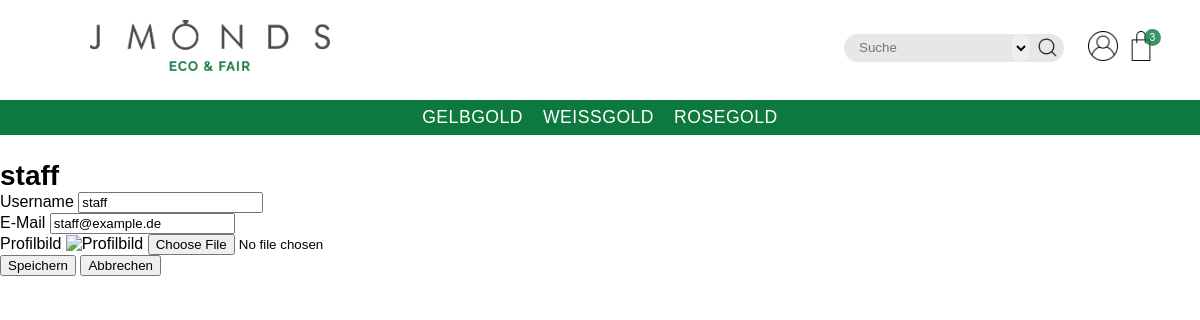
The page /userManagement/profiles/4/edit/ on the database its author committed.
### UserManagement/models.py (models this page shows, shortened)
class MyUser(AbstractUser):
    pass
    profile_picture = models.ImageField(upload_to='picture_uploads/', blank=True, null=True)
    def get_user_cart_amount(self):
        cart = Cart.objects.filter(user_elem=self.id).first()
        if cart:
            amount = 0
            cart_list = CartItem.objects.filter(cart=cart)
            for item in cart_list:
                amount += item.quantity
            return amount
        else:
            return 0

### Cart/models.py (models this page shows, shortened)
class Cart(models.Model):
    timestamp = models.DateTimeField(default=timezone.now)
    user_elem = models.ForeignKey(settings.AUTH_USER_MODEL, on_delete=models.CASCADE, null=True)
    user_ip = models.CharField(max_length=1000)

class CartItem(models.Model):
    product_id = models.IntegerField()
    product_name = models.CharField(max_length=1000)
    product_img_url = models.ImageField(upload_to='product_images/', blank=True, null=True)
    price = models.DecimalField(decimal_places=2, max_digits=10)
    quantity = models.IntegerField(default=1)
    cart = models.ForeignKey(Cart, on_delete=models.CASCADE)

### UserManagement/views.py (the view, shortened to what this page needs)
# urls.py: path('profiles/<int:pk>/edit/', views.profile_edit, name='user_profile_edit'),
def profile_edit(request, **kwargs):
    if request.method == 'POST' and request.POST.__contains__('search_input'):
        return search_script(request)
    user_id = kwargs['pk']
    profile = MyUser.objects.get(id=user_id)
    context = {'user': profile}
    return render(request, 'profile-edit.html', context)

### UserManagement/templates/profile-edit.html (shortened to what this page needs)
{% extends 'base.html' %}
{% load static %}
{% block bodyContent %}
    <div id="edit-page-container">
        <h2>{{ user.username }}</h2>
        <form id="edit-profile-form" enctype="multipart/form-data">
            <div>
                <label for="profile-name">Username</label>
                <input id="profile-name" type="text" name="username" value="{{ user.username }}" data-default="{{ user.username }}" required>
            </div>
            <div>
                <label for="profile-mail">E-Mail</label>
                <input id="profile-mail" type="email" value="{{ user.email }}" data-default="{{ user.email }}" required>
            </div>
            <div>
                <label for="profile-pic">Profilbild</label>
                <img src="{{ user.profile_picture.url }}" alt="Profilbild">
                <input id="profile-pic" type="file">
            </div>
            <div>
                <button id="save_profile_changes" name="save_edited_profile">Speichern</button>
                <button type="submit" name="discard_changes">Abbrechen</button>
            </div>
        </form>
    </div>
{% endblock %}

### templates/base.html (shortened to what this page needs)
{% load static %}
<!DOCTYPE html>
<html lang="de" xmlns="http://www.w3.org/1999/html">
<head>
    <link href="https://unpkg.com/sanitize.css" rel="stylesheet">
    <link href="{% static "style/style.css" %}" rel="stylesheet">
    <link rel="stylesheet" href="https://use.typekit.net/jby6hqc.css">
</head>
<body>
<header>
    <div class="header__elem-wrapper banner-wrapper">
        <div>
           <a href="{%  url 'landing-page' %}"><img src="{% static "assets/logos/Jmonds_logo_ecoFair.png" %}" alt="JMONDS - Eco & Fair"></a>
        </div>
        <div class="elem-wrapper__icon-wrapper">
            <form id="search-container" method="POST">
                <select name="search-type" id="search-select">
                </select>
                <input type="text" placeholder="Suche" name="search_input" id="searchbar">
                <button type="submit"><img src="{% static "assets/icons/search.png" %}" alt="Suchen"></button>
            </form>
            {% if user.is_authenticated %}
                {% block logged_in_content %}
                    <a href="{% url 'user_profile' pk=user.id %}"><img src="{% static "assets/icons/user.png" %}" alt="Profil"></a>
                {% endblock %}
            {% else %}
                {% block not_logged_in_content %}
                    <a href="{% url 'login' %}"><img src="{% static "assets/icons/user.png" %}" alt="Login"></a>
                {% endblock %}
            {% endif %}
            <a href="{% url 'cart-show' %}" class="cart-icon">
                <img src="{% static "assets/icons/shopping-bag.png" %}" alt="Cart">
                {% if user.is_authenticated and user.get_user_cart_amount is not 0 %}
                    <p>{{ user.get_user_cart_amount }}</p>
                {% endif %}
            </a>
        </div>
    </div>
    <div class="header__navbar">
        <ul>
            <li><a href="{% url 'ring-list' query='Gelbgold' %}">Gelbgold</a></li>
            <li><a href="{% url 'ring-list' query='Weißgold' %}">Weißgold</a></li>
            <li><a href="{% url 'ring-list' query='Rosegold' %}">Rosegold</a></li>
        </ul>
    </div>
</header>
<main>
    {% block bodyContent %}Base Block{% endblock %}
</main>
</body>
</html>

### static/style/style.css (style rules this page uses)
*, *::before, *::after { box-sizing: border-box; }
html { scroll-behavior: smooth; min-height: 100vh; }
html, body { margin: 0; padding: 0; }
img { max-width: 500px; }
ul { list-style: none; }
h1, h2, h3, h4, p, ul, li, a { margin: 0; padding: 0; }
:root { font-family: "europa", sans-serif; font-size: 1rem; --DarkColor: #212121; --Green: #0e793e; --Gold: #ffecc1; --Silver: #eeedf2; --Rose: #f0e2da; }
h2 { font-size: 1.75rem; }
p { font-size: 1.1rem; }
header { margin-bottom: 25px; }
header .header__elem-wrapper { padding: 20px; display: flex; flex-flow: row wrap; justify-content: space-between; align-items: center; }
header .header__elem-wrapper.banner-wrapper { margin-bottom: 5px; }
header .header__elem-wrapper.banner-wrapper > div { display: flex; flex-flow: row wrap; justify-content: center; align-items: center; }
header .header__elem-wrapper.banner-wrapper > div:first-of-type { flex: 1 1 20em; padding: 0 25px 0 70px; justify-content: flex-start; }
header .header__elem-wrapper.banner-wrapper > div:first-of-type img { max-width: 240px; }
header .header__elem-wrapper.banner-wrapper > div:last-of-type { flex: 1 1 30em; }
header .header__elem-wrapper.banner-wrapper > div:last-of-type img { max-width: 70px; }
header .header__elem-wrapper.banner-wrapper .elem-wrapper__icon-wrapper { padding-right: 20px; justify-content: flex-end; }
header .header__elem-wrapper.banner-wrapper .elem-wrapper__icon-wrapper img { width: 30px; }
header .header__elem-wrapper.banner-wrapper .elem-wrapper__icon-wrapper a { margin: 0 4px; }
header .header__elem-wrapper.banner-wrapper .elem-wrapper__icon-wrapper a.cart-icon { position: relative; }
header .header__elem-wrapper.banner-wrapper .elem-wrapper__icon-wrapper a.cart-icon p { position: absolute; top: -2px; right: -5px; border-radius: 50%; width: 17px; height: 17px; font-size: 0.65rem; color: #fff; background-color: var(--Green); opacity: 0.8; display: flex; flex-flow: row wrap; justify-content: center; align-items: center; }
header .header__elem-wrapper #search-container { margin-right: 20px; position: relative; }
header .header__elem-wrapper #search-container input { border: none; border-radius: 50px; background-color: #e7e7e7; height: 28px; padding: 0 15px; width: 220px; }
header .header__elem-wrapper #search-container button { border: none; background: none; cursor: pointer; width: 25px; position: absolute; right: 10px; z-index: 5; }
header .header__elem-wrapper #search-container button img { width: 25px; }
header .header__elem-wrapper #search-container #search-select { position: absolute; height: 100%; border-radius: 50px; border: none; width: 17px; right: 35px; cursor: pointer; font-size: 0; }
header .header__navbar { padding: 7px 0; background: var(--Green); }
header .header__navbar ul { display: flex; flex-flow: row wrap; justify-content: center; align-items: center; }
header .header__navbar ul li { margin: 0 10px; }
header .header__navbar ul li a { text-transform: uppercase; font-weight: 300; font-size: 1.1rem; letter-spacing: 0.5px; text-decoration: none; color: #fff; }
#edit-page-container { position: relative; min-height: calc(100vh - (136.65px + 35px)); }

### rows shown on the page
MyUser: get_user_cart_amount "3", username "staff", email "staff@example.de"
